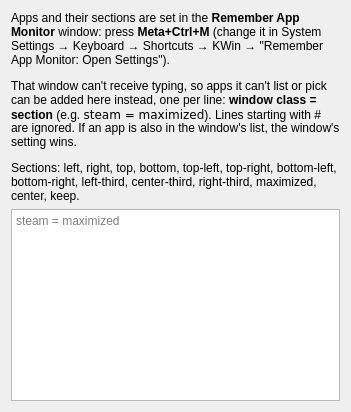
<?xml version="1.0" encoding="UTF-8"?>
<ui version="4.0">
 <class>RememberAppMonitorConfigForm</class>
 <widget class="QWidget" name="RememberAppMonitorConfigForm">
  <layout class="QVBoxLayout" name="verticalLayout">
   <item>
    <widget class="QLabel" name="label">
     <property name="text">
      <string>&lt;p&gt;Apps and their sections are set in the &lt;b&gt;Remember App Monitor&lt;/b&gt; window: press &lt;b&gt;Meta+Ctrl+M&lt;/b&gt; (change it in System Settings → Keyboard → Shortcuts → KWin → "Remember App Monitor: Open Settings").&lt;/p&gt;&lt;p&gt;That window can't receive typing, so apps it can't list or pick can be added here instead, one per line: &lt;b&gt;window class = section&lt;/b&gt; (e.g. &lt;code&gt;steam = maximized&lt;/code&gt;). Lines starting with # are ignored. If an app is also in the window's list, the window's setting wins.&lt;/p&gt;&lt;p&gt;Sections: left, right, top, bottom, top-left, top-right, bottom-left, bottom-right, left-third, center-third, right-third, maximized, center, keep.&lt;/p&gt;</string>
     </property>
     <property name="wordWrap">
      <bool>true</bool>
     </property>
    </widget>
   </item>
   <item>
    <widget class="QPlainTextEdit" name="kcfg_apps">
     <property name="placeholderText">
      <string>steam = maximized</string>
     </property>
    </widget>
   </item>
  </layout>
 </widget>
 <resources/>
 <connections/>
</ui>
